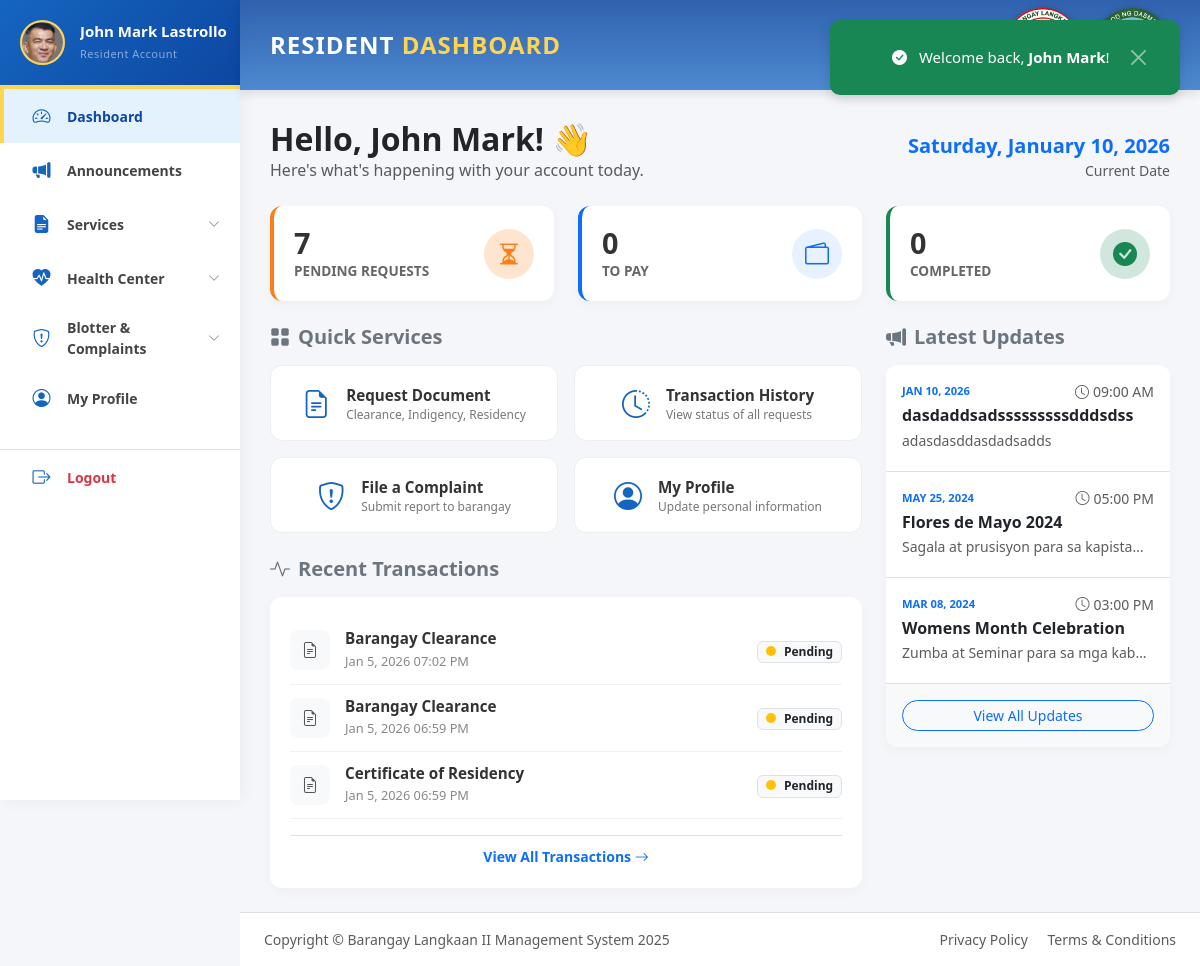
Page /pages/resident/resident_dashboard.php (signed in) on the committed database.
### tables this page shows
CREATE TABLE `resident_profiles` (
  `resident_id` int(11) NOT NULL,
  `user_id` int(11) DEFAULT NULL,
  `first_name` varchar(100) NOT NULL,
  `middle_name` varchar(100) DEFAULT NULL,
  `last_name` varchar(100) NOT NULL,
  `suffix_name` varchar(10) DEFAULT NULL,
  `birthdate` date NOT NULL,
  `birthplace` varchar(100) DEFAULT NULL,
  `age` int(3) NOT NULL,
  `gender` enum('Male','Female') NOT NULL,
  `is_pwd` enum('Yes','No') DEFAULT 'No',
  `pwd_id_file` varchar(255) DEFAULT NULL,
  `civil_status` varchar(50) NOT NULL,
  `contact_no` varchar(20) NOT NULL,
  `email` varchar(100) NOT NULL,
  `address` text NOT NULL,
  `city` varchar(100) DEFAULT NULL,
  `province` varchar(100) DEFAULT NULL,
  `purok` varchar(50) DEFAULT NULL,
  `household_no` varchar(50) DEFAULT NULL,
  `resident_since` int(4) DEFAULT NULL,
  `occupation` varchar(100) DEFAULT NULL,
  `monthly_income` varchar(50) DEFAULT NULL,
  `voter_status` enum('Registered','Not Registered') DEFAULT 'Not Registered',
  `is_family_head` enum('Yes','No') DEFAULT 'No',
  `status` enum('Active','Archived','Pending','Rejected') NOT NULL DEFAULT 'Pending',
  `image` varchar(255) DEFAULT NULL
);

CREATE TABLE `issuance` (
  `issuance_id` int(11) NOT NULL,
  `resident_id` int(11) NOT NULL,
  `request_control_no` varchar(50) DEFAULT NULL,
  `document_type` varchar(100) NOT NULL,
  `purpose` text NOT NULL,
  `price` decimal(10,2) NOT NULL DEFAULT 0.00,
  `status` varchar(50) DEFAULT 'Pending',
  `payment_status` varchar(50) DEFAULT 'Unpaid',
  `request_date` datetime DEFAULT current_timestamp(),
  `date_released` datetime DEFAULT NULL,
  `business_name` varchar(255) DEFAULT NULL,
  `business_location` varchar(255) DEFAULT NULL,
  `processed_by` varchar(100) DEFAULT NULL,
  `print_token` varchar(64) DEFAULT NULL,
  `print_expiry` datetime DEFAULT NULL,
  `download_count` int(11) DEFAULT 0
);

CREATE TABLE `announcements` (
  `announcement_id` int(11) NOT NULL,
  `title` varchar(255) NOT NULL,
  `details` text NOT NULL,
  `image` varchar(255) DEFAULT NULL,
  `date` date NOT NULL,
  `time` time NOT NULL,
  `location` varchar(255) DEFAULT NULL,
  `status` enum('Active','Archived') DEFAULT 'Active'
);

### pages/resident/resident_dashboard.php (the view, shortened to what the rows shown need)
<?php
require_once '../../backend/db_connect.php';
$email = $_SESSION['email'];
$stmtUser = $conn->prepare("SELECT * FROM users WHERE email = :email");
$stmtUser->execute([':email' => $email]);
$user = $stmtUser->fetch(PDO::FETCH_ASSOC);
$stmtRes = $conn->prepare("SELECT * FROM resident_profiles WHERE user_id = :uid");
$stmtRes->execute([':uid' => $user['user_id']]);
$resident = $stmtRes->fetch(PDO::FETCH_ASSOC);
$resID = $resident['resident_id'];
$stmtRecent = $conn->prepare("SELECT * FROM issuance WHERE resident_id = :rid ORDER BY request_date DESC LIMIT 3");
$stmtRecent->execute([':rid' => $resID]);
$recentTrans = $stmtRecent->fetchAll(PDO::FETCH_ASSOC);
$stmtAnnounce = $conn->query("SELECT * FROM announcements WHERE status = 'Active' ORDER BY date DESC LIMIT 3");
$announcements = $stmtAnnounce->fetchAll(PDO::FETCH_ASSOC);
?>
<!DOCTYPE html>
<html lang="en">
<head>
    <link href="../../css/bootstrap.min.css" rel="stylesheet">
    <link rel="stylesheet" href="https://cdn.jsdelivr.net/npm/bootstrap-icons@1.11.1/font/bootstrap-icons.css">
    <link rel="stylesheet" href="../../css/sidebar.css">
    <link rel="stylesheet" href="../../css/resident.css">
    <link rel="stylesheet" href="../../css/toast.css"> </head>
<body>
    <?php include '../../includes/resident_sidebar.php'; ?>
    <div id="main-content">
        <div class="header">
            <h1 class="header-title">RESIDENT <span class="green">DASHBOARD</span></h1>
        </div>
        <div class="content pb-4">
            <div class="d-flex justify-content-between align-items-end mb-4">
                <div>
                    <h2 class="fw-bold text-dark m-0">Hello, <?= htmlspecialchars($resident['first_name']) ?>! 👋</h2>
                    <p class="text-muted m-0">Here's what's happening with your account today.</p>
                </div>
            </div>
            <div class="row g-4">
                <div class="col-lg-8">
                    <div class="activity-box">
                        <?php if(empty($recentTrans)): ?>
                            <p class="text-center text-muted my-3">No recent transactions found.</p>
                        <?php else: ?>
                            <?php foreach($recentTrans as $trans):
                                $statusColor = match($trans['status']) {
                                    'Pending' => 'dot-pending',
                                    'Approved' => 'dot-approved',
                                    'Released' => 'dot-approved',
                                    'Rejected' => 'dot-rejected',
                                    default => 'dot-pending'
                                };
                            ?>
                            <div class="activity-item">
                                <div class="act-icon"><i class="bi bi-file-earmark-text"></i></div>
                                <div class="act-details flex-grow-1">
                                    <h6><?= htmlspecialchars($trans['document_type']) ?></h6>
                                    <small><?= date('M j, Y h:i A', strtotime($trans['request_date'])) ?></small>
                                </div>
                                <div class="text-end">
                                    <span class="badge bg-light text-dark border">
                                        <span class="status-dot <?= $statusColor ?>"></span> <?= $trans['status'] ?>
                                    </span>
                                </div>
                            </div>
                            <?php endforeach; ?>
                        <?php endif; ?>
                    </div>
                </div>
                <div class="col-lg-4">
                    <div class="activity-box p-0 overflow-hidden">
                        <div class="list-group list-group-flush">
                            <?php if(empty($announcements)): ?>
                                <div class="p-4 text-center text-muted">No active announcements.</div>
                            <?php else: ?>
                                <?php foreach($announcements as $ann): ?>
                                <div class="list-group-item p-3 border-0 border-bottom">
                                    <div class="d-flex w-100 justify-content-between align-items-center mb-1">
                                        <small class="text-primary fw-bold text-uppercase" style="font-size: 0.7rem;">
                                            <?= date('M d, Y', strtotime($ann['date'])) ?>
                                        </small>
                                        <small class="text-muted"><i class="bi bi-clock me-1"></i><?= date('h:i A', strtotime($ann['time'])) ?></small>
                                    </div>
                                    <h6 class="mb-1 fw-bold text-dark"><?= htmlspecialchars($ann['title']) ?></h6>
                                    <p class="mb-1 text-muted small text-truncate" style="max-width: 250px;">
                                        <?= htmlspecialchars($ann['details']) ?>
                                    </p>
                                </div>
                                <?php endforeach; ?>
                            <?php endif; ?>
                        </div>
                    </div>
                </div>
            </div>
        </div>
    </div>
</body>
</html>

### includes/resident_sidebar.php (shortened to what the rows shown need)
<?php
if (isset($_SESSION['user_id'])) {
    if (!isset($resident)) {
        require_once '../../backend/db_connect.php';
        $uid = $_SESSION['user_id'];
        $stmtSide = $conn->prepare("SELECT first_name, last_name, image FROM resident_profiles WHERE user_id = :uid");
        $stmtSide->execute([':uid' => $uid]);
        $resSide = $stmtSide->fetch(PDO::FETCH_ASSOC);
    } else {
        $resSide = $resident;
    }
    $sideName = ($resSide) ? $resSide['first_name'] . " " . $resSide['last_name'] : "Resident";
    $sideImg = ($resSide && !empty($resSide['image']))
        ? "../../uploads/residents/" . $resSide['image']
        : "../../assets/img/profile.jpg";
} else {
    $sideName = "Guest Resident";
    $sideImg = "../../assets/img/profile.jpg";
}
?>
<nav id="sidebar">
    <div class="sidebar-header position-relative">
        <div class="admin-profile-img">
            <img src="<?= htmlspecialchars($sideImg) ?>" alt="User Image" style="object-fit: cover;">
        </div>
        <div class="profile-info">
            <h6 class="mb-0 fw-bold text-white text-truncate" style="max-width: 150px;" title="<?= htmlspecialchars($sideName) ?>">
                <?= htmlspecialchars($sideName) ?>
            </h6>
            <span class="text-white-50 small">Resident Account</span>
        </div>
    </div>
</nav>

### rows in the picture
resident_profiles: image (picture), sideName "John Mark Lastrollo", first_name "John Mark"
issuance: document_type "Barangay Clearance", request_date "Jan 5, 2026 07:02 PM", status "Pending"
issuance: document_type "Barangay Clearance", request_date "Jan 5, 2026 06:59 PM", status "Pending"
issuance: document_type "Certificate of Residency", request_date "Jan 5, 2026 06:59 PM", status "Pending"
announcements: date "JAN 10, 2026", time "09:00 AM", title "dasdaddsadsssssssssdddsdss", details "adasdasddasdadsadds"
announcements: date "MAY 25, 2024", time "05:00 PM", title "Flores de Mayo 2024", details "Sagala at prusisyon para sa kapista…"
announcements: date "MAR 08, 2024", time "03:00 PM", title "Womens Month Celebration", details "Zumba at Seminar para sa mga kab…"

### other values in the picture
$pendingCount "7"
$toPayCount "0"
$doneCount "0"
